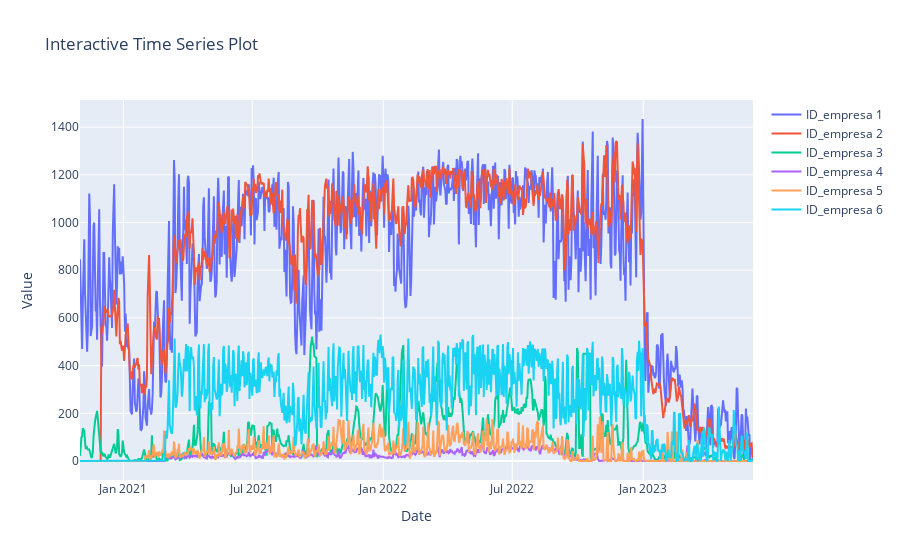

Here is the notebook cell this chart was saved with:
### Code cell
import matplotlib.pyplot as plt
import pandas as pd
import numpy as np
import plotly.graph_objects as go


# Plot the time series


# Create an interactive figure
fig = go.Figure()

# Add each time series as a trace


for i in range(len(ctos_por_hotel['ID_empresa'].unique())):

    empresa = ctos_por_hotel[ctos_por_hotel['ID_empresa'] == i+1]
    fig.add_trace(go.Scatter(x=empresa['Fecha_hoy'], y=empresa['cto_noc'], mode='lines', name=f'ID_empresa {i+1}'))

# Customize layout
fig.update_layout(
    title="Interactive Time Series Plot",
    xaxis_title="Date",
    yaxis_title="Value",
    hovermode="x unified",
)

# Show the plot
fig.show()

### Figure 1 — Plotly figure (JSON) as saved in the notebook; plotly's stock layout.template omitted (floating-point values rounded to 4 significant figures; data arrays with more than 128 entries replaced by an {"elided": "..."} marker saying what was removed)
{"data": [{"mode": "lines", "name": "ID_empresa 1", "type": "scatter", "x": {"elided": "946 str values"}, "y": {"elided": "946 float values"}}, {"mode": "lines", "name": "ID_empresa 2", "type": "scatter", "x": {"elided": "946 str values"}, "y": {"elided": "946 float values"}}, {"mode": "lines", "name": "ID_empresa 3", "type": "scatter", "x": {"elided": "946 str values"}, "y": {"elided": "946 float values"}}, {"mode": "lines", "name": "ID_empresa 4", "type": "scatter", "x": {"elided": "946 str values"}, "y": {"elided": "946 float values"}}, {"mode": "lines", "name": "ID_empresa 5", "type": "scatter", "x": {"elided": "946 str values"}, "y": {"elided": "946 float values"}}, {"mode": "lines", "name": "ID_empresa 6", "type": "scatter", "x": {"elided": "946 str values"}, "y": {"elided": "946 float values"}}], "layout": {"hovermode": "x unified", "title": {"text": "Interactive Time Series Plot"}, "xaxis": {"title": {"text": "Date"}}, "yaxis": {"title": {"text": "Value"}}}}
